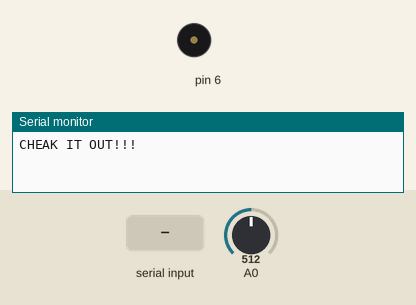
This sketch was run on a simulated Arduino Uno, built for the host (arithmetic inside an expression is 32-bit, double 64-bit). On the bench: buzzer (waves = sounding), the last lines printed to the serial monitor. The test bench sets the inputs (shaded band); at power-on: A0 = 512.

Above: at 1.2 s.
1.3 s: "90,45\n" received over Serial
At 1.99 s:
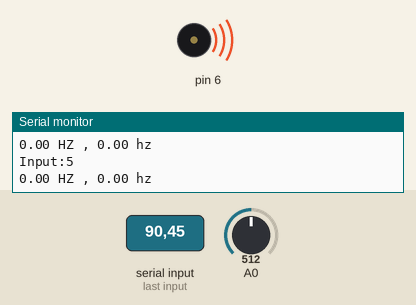
3.7 s: "30,150\n" received over Serial
At 5.6 s:
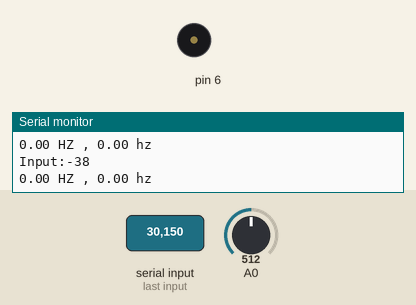
Timing chart, 0 to 7.1 s (numbered marks = the images above; inputs shaded):
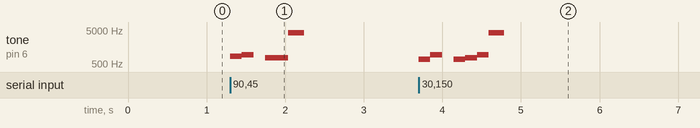

Measured:
- after the input at 1.3 s, tone on pin 6: plays 852 Hz for 0.15 s, 941 Hz for 0.15 s, 770 Hz for 0.30 s, 4111 Hz for 0.20 s, starting at once
- after the input at 3.7 s, tone on pin 6: plays 697 Hz for 0.15 s, 941 Hz for 0.15 s, 697 Hz for 0.15 s, 770 Hz for 0.15 s, 941 Hz for 0.15 s, 4111 Hz for 0.20 s, starting at once

The sketch:

lab01_cathchNumber.ino
```cpp
#include<Tone.h>
#include<arduinoFFT.h>
int incomingByte = 0;
Tone freq1;
Tone freq2;
const int DTMF_freq1[] = {1336, 1209, 1336, 1477, 1209, 1336, 1477, 1209, 1336, 1477};
const int DTMF_freq2[] = {941,  697,  697,  697,  770,  770,  770,  852,  852,  852};
#define SAMPLES 128             //採樣樣本數, 必須是 2 的冪次方倍
#define SAMPLING_FREQUENCY 3000 //(能夠顯示的最高頻率 1700/2, 因為複數對稱的緣故)Ts = Based on Nyquist, must be 2 times the highest expected frequency.
arduinoFFT FFT = arduinoFFT();   //創建 FFT 物件
unsigned int samplingPeriod;
double vReal[SAMPLES]; //實數
double vImag[SAMPLES]; //虛數
unsigned int sampling_period_us;
unsigned long microseconds;

void setup() {
  // put your setup code here, to run once:
  Serial.begin(115200);
  Serial.println("CHEAK IT OUT!!!");
  freq1.begin(5);
  freq2.begin(6);
  sampling_period_us = round(1000000*(1.0/SAMPLING_FREQUENCY)); //Period
}

void loop() {
  // put your main code here, to run repeatedly:
  if (Serial.available()>0){
    incomingByte = Serial.read();
    int input = incomingByte-48;
    Serial.print("Input:");
    Serial.println(input,DEC);
    freq1.play(DTMF_freq1[input],200);
    freq2.play(DTMF_freq2[input],200);

    fft();

  }
}

void fft(){
        microseconds = micros();
    for(int i=0; i<SAMPLES; i++)
    {

        vReal[i] = analogRead(A0); //傅立葉實數等於測量值
        vImag[i] = 0; //虛數為零
      while(micros() - microseconds < sampling_period_us){
        //empty loop
      }
      microseconds += sampling_period_us;
  }
        //Serial.println(vReal[i]);
     /* FFT on samples*/
    FFT.Windowing(vReal, SAMPLES, FFT_WIN_TYP_HAMMING, FFT_FORWARD);  //窗函數
    FFT.Compute(vReal, vImag, SAMPLES, FFT_FORWARD);   //正傅立葉轉換
    FFT.ComplexToMagnitude(vReal, vImag, SAMPLES);

    /*Find peak frequency and print peak*/
    double peak = FFT.MajorPeak(vReal, SAMPLES, SAMPLING_FREQUENCY);   //基音頻
    double High_peak = FFT.HighMajorPeak(vReal, SAMPLES, SAMPLING_FREQUENCY);
    double Low_peak  = FFT.LowMajorPeak(vReal, SAMPLES, SAMPLING_FREQUENCY);
    Serial.print(High_peak);
    Serial.print(" HZ , ");
    Serial.print(Low_peak);
    Serial.println(" hz");
    delay(100);
}
```
